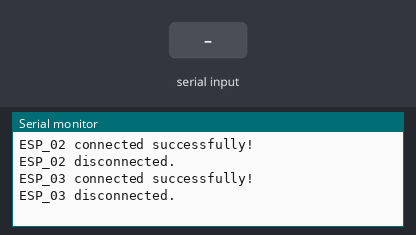
Bench run of a sketch on a simulated ESP32. Shown: the last lines printed to the serial monitor. The inputs (shaded band) are chosen by the test bench. Nothing arrives over Bluetooth unless stated.

Above: at 11.8 s.
11.9 s: "1" received over the second serial link
At 17.8 s:
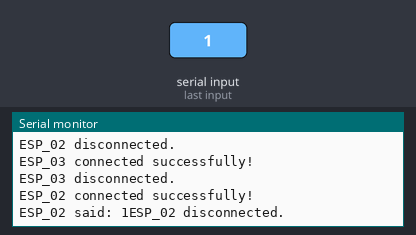
18.5 s: "0" received over the second serial link
At 19.2 s:
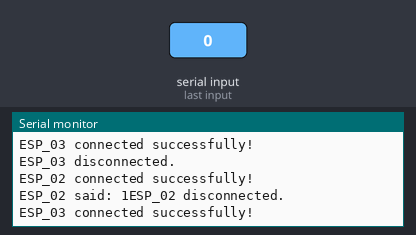
22.7 s: "2" received over the second serial link
At 23.7 s:
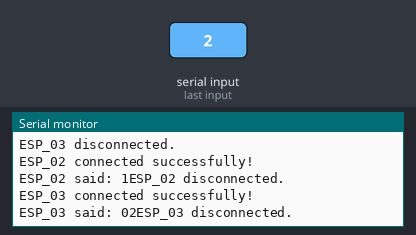

Measured:
- after the input at 11.9 s, the serial monitor: prints a new line after 5.1 s (image 1)
- after the input at 22.7 s, the serial monitor: prints a new line after 0.31 s (image 3)

The sketch:

esp32_serial_masterMode.ino
```cpp
/* ***** Master mode for Bluetooth communication *****
 *     This code allows you to poll a list of bluetooth defined by name instead of address,
 * and receive data from them.
 */

/*
 * Problem 1: I can't reduce time period of SerialBT.connect() <- 30 secs
 */

#include "BluetoothSerial.h"

#if !defined(CONFIG_BT_SPP_ENABLED)
#error "Serial Bluetooth not available or not enabled."
#endif

BluetoothSerial SerialBT;

String MACadd = "AA:BB:CC:11:22:33";
uint8_t address[6] = {0xAA, 0xBB, 0xCC, 0x11, 0x22, 0x33};
String name[5] = {"ESP_02", "ESP_03", "ESP_04", "ESP_05", "ESP_06"};
const char *pin = "1234";
bool connected, disconnected;

void setup() {
  Serial.begin(115200);
  SerialBT.begin("ESP_01", true);
  Serial.println("The device ESP_01 started in master mode, make sure remote BT device is on!");

  // connect(address) is fast (upto 10 secs max), connect(name) is slow (upto 30 secs max) as it needs to resolve name to address
  /*connected = SerialBT.connect(name);

  if (connected){
    Serial.println("Connected successfully!");
  } else {
    while (!SerialBT.connected(10000)) {
      Serial.println("Failed to connect. Make sure remote device is available and in range then restart app.");
    }
  }
*/
  // Disconnect
  /*
   * if (SerialBT.disconnect()){
   *  Serial.println("Disconnect Successfully!");
   * }
   */
}

void loop() {
  for (int i=0;i<2;i++){
    connected = SerialBT.connect(name[i]);
    Serial.print(name[i]);

    if (connected){
      Serial.println(" connected successfully!");

      String OK = "OK!";
      SerialBT.write( (const uint8_t*) OK.c_str(), OK.length() );

      delay(5000);
      if (SerialBT.available()) {
        Serial.print(name[i]);
        Serial.print(" said: ");
      }
      while (SerialBT.available()){
        Serial.write(SerialBT.read());
      }

      disconnected = SerialBT.disconnect();
      if (disconnected) {
        Serial.print(name[i]);
        Serial.println(" disconnected.");
      }
    }
    else {
      Serial.println(" connection failed.");
    }
    delay(1000);
  }
}
```
